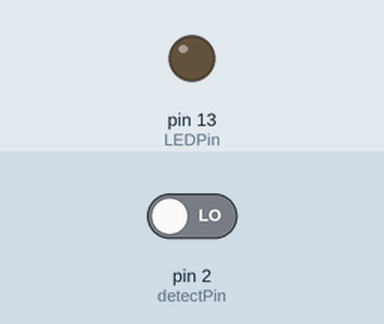
This sketch was run on a simulated Arduino Uno, built with avr-gcc and run on an emulated ATmega328P. On the bench: output pins drawn as LEDs (lit = HIGH). The inputs (shaded band) are chosen by the test bench; at power-on: pin 2 (detectPin) LOW.

Above: at 5.0 s.
5.1 s: pin 2 (detectPin) driven HIGH
At 5.8 s:
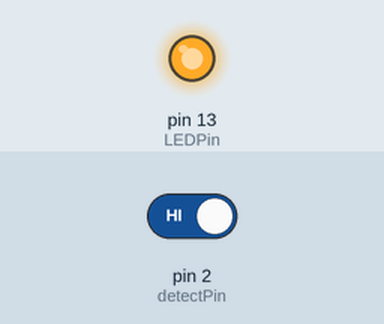
Timing chart, 0 to 8.6 s (numbered marks = the images above; inputs shaded):
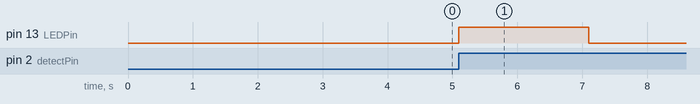

Measured:
- after the input at 5.1 s, pin 13 (LEDPin): LOW → HIGH at once, → LOW 2.0 s later

The sketch:

Phase1_1_5.ino
```cpp
#include <Arduino.h>

const int detectPin = 2;
const int LEDPin = 13;

volatile int detected = 0;

void detectInterrupt() {
  detected = 1;
}

int main() {
  init();

  pinMode(2, INPUT);
  pinMode(13, OUTPUT);

  digitalWrite(LEDPin, 0);

  attachInterrupt(digitalPinToInterrupt(detectPin), detectInterrupt, RISING);

  while(1) {
    if (detected) {
      digitalWrite(LEDPin, 1);
      detected = 0;
      delay(2000);
      digitalWrite(LEDPin, 0);
    }
    delay(100);
  }
}
```
